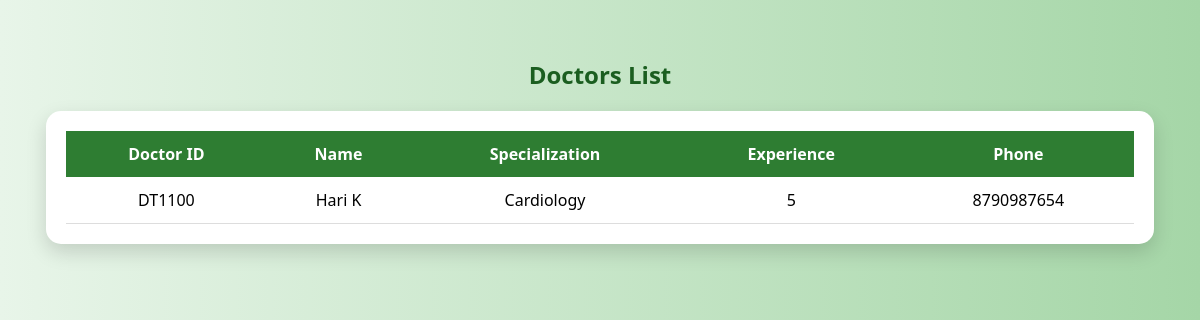
/doctors (signed in), run on an earlier commit of the app's database.
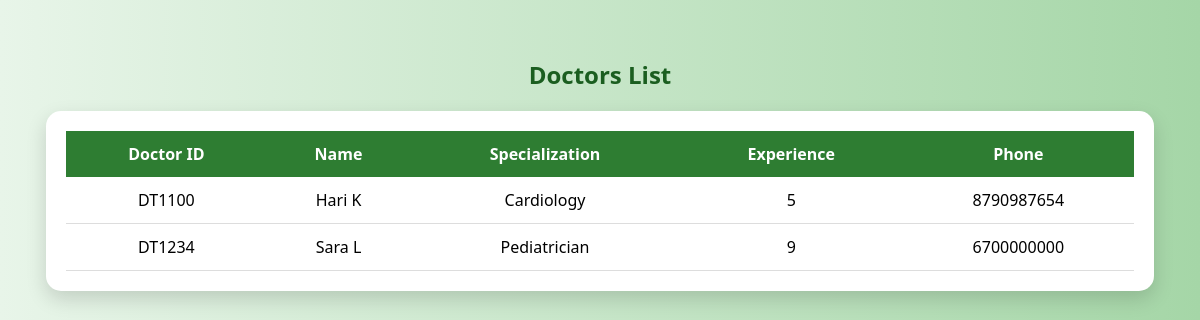
And on a later commit of the database.
### tables this page shows
CREATE TABLE doctor_info (
        doctor_id TEXT PRIMARY KEY,
        name TEXT,
        specialization TEXT,
        experience TEXT,
        phone TEXT
    );

### app.py (the view)
@app.route("/doctors")
@login_required("admin")
def doctors():
    conn = get_db()
    cur = conn.cursor()
    cur.execute("SELECT * FROM doctor_info")
    doctors = cur.fetchall()
    conn.close()
    return render_template("doctors.html", doctors=doctors)

### app.py (called while the page is built)
def get_db():
    conn = sqlite3.connect(DB_FILE)
    conn.row_factory = sqlite3.Row
    return conn

def login_required(role=None):
    def wrapper(f):
        @wraps(f)
        def decorated(*args, **kwargs):
            if "role" not in session:
                return redirect(url_for("login"))
            if role and session["role"] != role:
                return "Access Denied ❌", 403
            return f(*args, **kwargs)
        return decorated
    return wrapper

### templates/doctors.html (shortened to what this page needs)
<!DOCTYPE html>
<html>
<head>
</head>
<body>
<h2>Doctors List</h2>
<div class="card">
    <table>
        <tr>
            <th>Doctor ID</th>
            <th>Name</th>
            <th>Specialization</th>
            <th>Experience</th>
            <th>Phone</th>
        </tr>
        {% for d in doctors %}
        <tr>
            <td>{{ d['doctor_id'] }}</td>
            <td>{{ d['name'] }}</td>
            <td>{{ d['specialization'] }}</td>
            <td>{{ d['experience'] }}</td>
            <td>{{ d['phone'] }}</td>
        </tr>
        {% endfor %}
    </table>
</div>
</body>
</html>

What changed in the data, as far as the page shows it:
added doctor_info: doctor_id "DT1234", name "Sara L", specialization "Pediatrician", experience "9", phone "6700000000"
